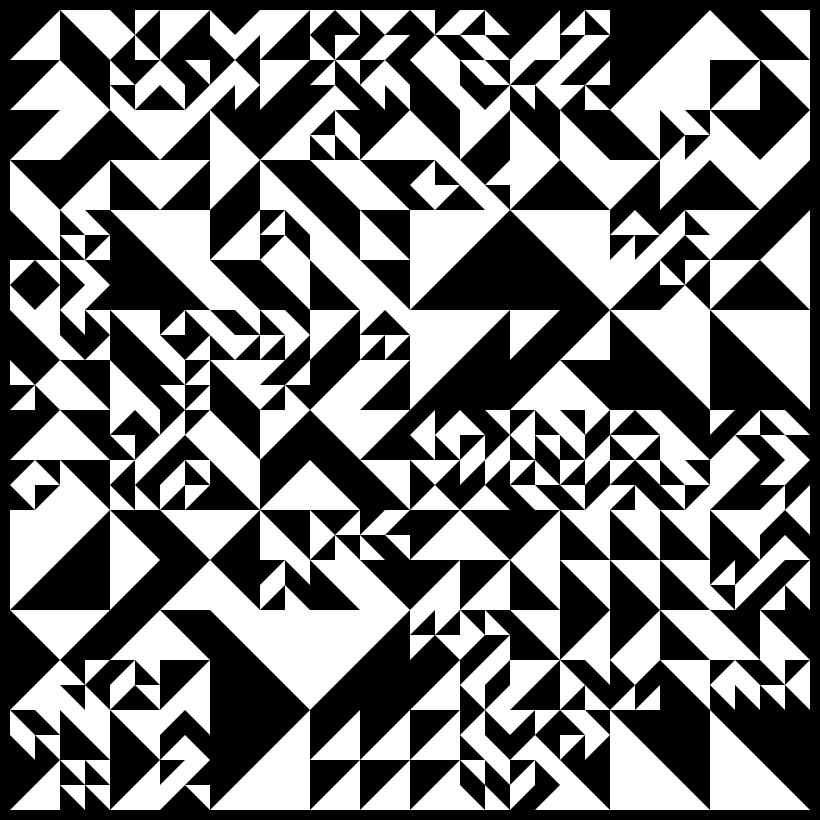
Frame 1 (no input)
Frame 60 (the mouse pressed at the canvas centre just before this capture): identical to frame 1, image omitted
Frame 120 (the mouse held since frame 60 and released just before this capture): identical to frame 1, image omitted

The Processing sketch that drew this single still picture (run headless with seeded random() and noise(); from frame 60 on, the mouse is pressed at the canvas centre):

// Processing sketch: Sketch_22
// ── Sketch_22.pde
ArrayList<GridPoint> points = new ArrayList<GridPoint>();
float tileWidth = 100, tileHeight = 100;

void setup()
{
    size(820,820);

    for (float x = 0; x < (width - 20); x += tileWidth) 
    {
        for (float y = 0; y < (height - 20); y += tileHeight) 
        {
            points.add(new GridPoint(x, y, tileWidth, tileHeight));
        }
    }
    
    randomlySubdivideGridPoints();
    randomlySubdivideGridPoints();
}

void randomlySubdivideGridPoints () 
{
    ArrayList<GridPoint> newPoints = new ArrayList<GridPoint>();
    
    for (GridPoint p : points)
    {
        if (random(1) > 0.5) 
        {
            p.Subdivide(newPoints);
        } 
        else 
        {
            newPoints.add(p);
        }
    }
    
    points = newPoints;
}

void draw()
{    
    background(0);
    translate(10, 10);

    for (GridPoint point : points)
    {
        point.Draw();
    }

    save("frame.png");
}

class GridPoint 
{
    float x, y, tileWidth, tileHeight;
    ArrayList<GridPoint> points = new ArrayList<GridPoint>();
    int randInt = (int) random(4);

    GridPoint(float _x, float _y, float _tw, float _th)
    {
        x = _x;
        y = _y; 
        tileWidth = _tw; 
        tileHeight = _th;
    }

    void Draw()
    {
        stroke(0);
        strokeWeight(1);
        noFill();
        rect(x,y,tileWidth,tileHeight);

        fill(255);

        noStroke();
        switch (randInt) 
        {
            case 0:
                triangle(x, y, x + tileWidth, y, x + tileWidth, y + tileHeight);
            break;

            case 1:
                triangle(x, y + tileHeight, x, y, x + tileWidth, y);
            break;

            case 2:
                triangle(x, y, x, y + tileHeight, x + tileWidth, y + tileHeight);
            break;

            case 3:
                triangle(x, y + tileHeight, x + tileWidth, y + tileHeight, x + tileWidth, y);
            break;
        }

    }

    void Subdivide(ArrayList<GridPoint> pointsBefore)
    {
        points = pointsBefore;

        for (float w = 0; w <= 1; w++) 
        {
            for (float h = 0; h <=1; h++) 
            {
                points.add(new GridPoint(x + ((tileWidth/2) * w), y + ((tileHeight/2) * h), tileWidth/2, tileHeight/2));
            }
        }
    }
}
